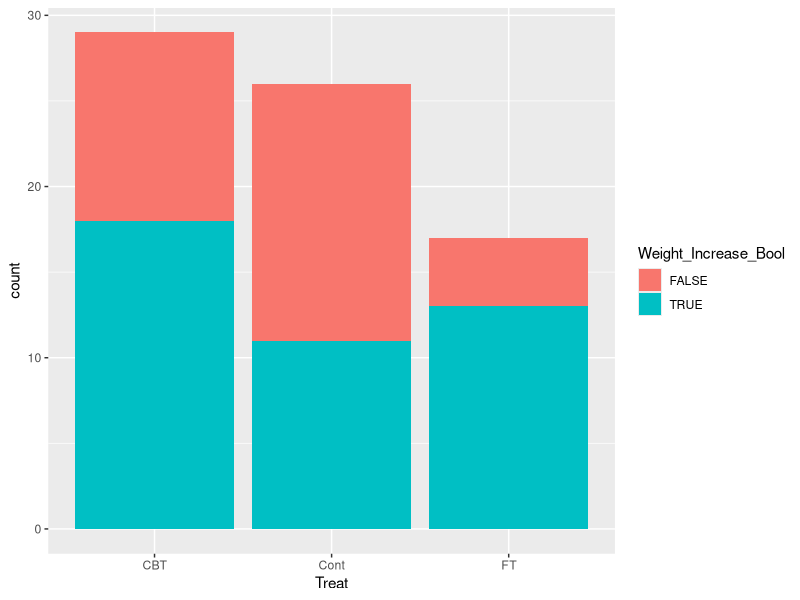

Here is the R script that generated this plot:
## ---- chunk 1
set.seed(42)
## ---- chunk 2
library(dplyr)
library(ggplot2)
library(MASS)
df <- anorexia
## ---- chunk 3
df$Weight_Increase <- as.numeric(df$Postwt > df$Prewt)
df$Weight_Increase_Bool <- df$Postwt > df$Prewt
## ---- chunk 4
df %>%
    ggplot(aes(x=Treat)) +
    geom_bar(aes(fill=Weight_Increase_Bool))
